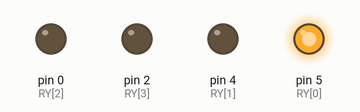
The sketch below on a simulated Arduino Uno, built with avr-gcc and run on an emulated ATmega328P. Shown: output pins drawn as LEDs (lit = HIGH).

Above: at 0.2 s.
At 1.2 s:
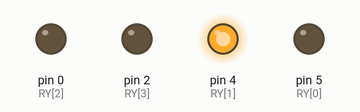
At 2.2 s:
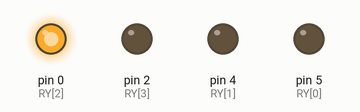
At 3.2 s:
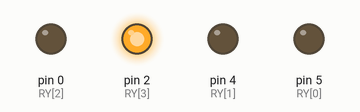
At 4.7 s:
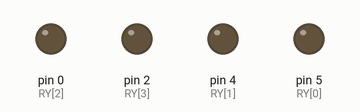
Timing chart, 0 to 5.2 s (numbered marks = the images above):
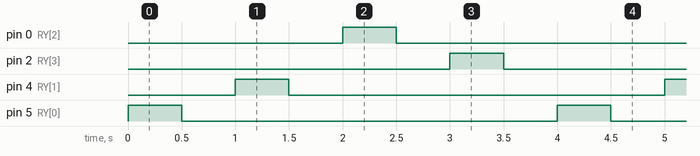

The sketch:

ESP8266-RY.ino
```cpp
int RY[] = {5, 4, 0, 2};

void setup() {
  pinMode(RY[0], OUTPUT);
  pinMode(RY[1], OUTPUT);
  pinMode(RY[2], OUTPUT);
  pinMode(RY[3], OUTPUT);

}

void loop() {
    for (int i = 0; i <= 3; i++) {
      digitalWrite(RY[i], HIGH);
      delay(500);
      digitalWrite(RY[i], LOW);
      delay(500);
    }
//  digitalWrite(RY[2], LOW);
//  delay(500);
//  digitalWrite(RY[2], HIGH);
//  delay(500);
}
```

Measured:
- by itself, pin 0 (RY[2]), pin 2 (RY[3]), pin 4 (RY[1]), pin 5 (RY[0]): alternates HIGH for 0.50 s and LOW for 3.5 s
- by itself, everything shown: repeats every 4.0 s, in 8 steps
